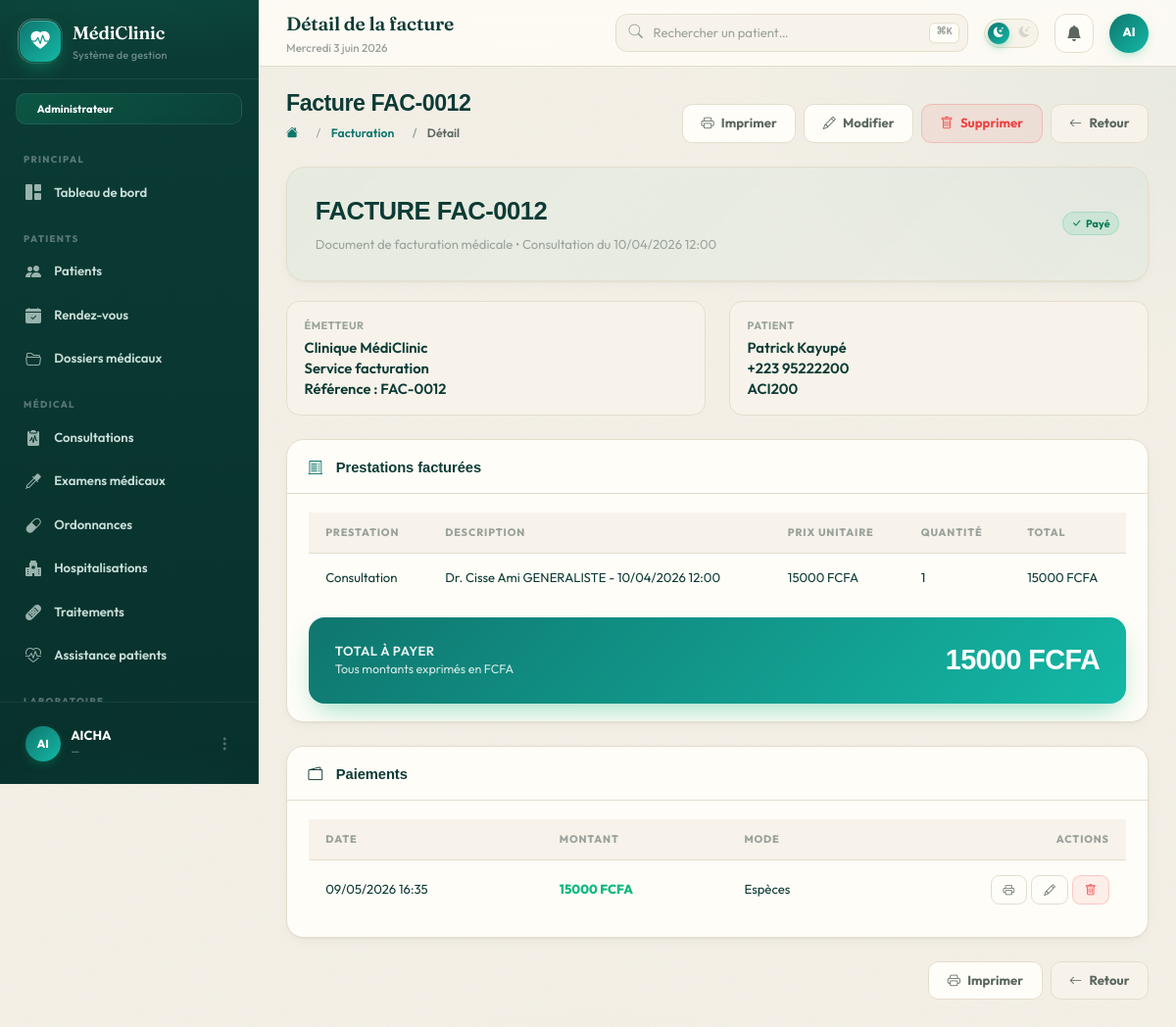
The page /facturation/12/ (signed in) on the database its author committed.
### facturation/models.py (models this page shows, shortened)
class Facture(models.Model):
    patient = models.ForeignKey(Patient, on_delete=models.CASCADE)
    consultation = models.ForeignKey("consultation.Consultation", on_delete=models.SET_NULL, null=True, blank=True)
    examen = models.ForeignKey("consultation.ExamenMedical", on_delete=models.SET_NULL, null=True, blank=True)
    hospitalisation = models.ForeignKey("consultation.Hospitalisation", on_delete=models.SET_NULL, null=True, blank=True)
    montant_total = models.DecimalField(max_digits=10, decimal_places=2, default=0)
    statut = models.CharField(max_length=20, default='non payé')

class Paiement(models.Model):
    MODE_CHOICES = [
        ('cash', 'Espèces'),
        ('orange_money', 'Orange Money'),
        ('moov_money', 'Moov Money'),
        ('carte', 'Carte bancaire'),
    ]
    facture = models.ForeignKey(Facture, related_name='paiements', on_delete=models.CASCADE)
    montant = models.DecimalField(max_digits=10, decimal_places=2)
    mode_paiement = models.CharField(max_length=20, choices=MODE_CHOICES)
    date = models.DateTimeField(auto_now_add=True)

### consultation/models.py (models this page shows, shortened)
class Consultation(models.Model):
    rendez_vous = models.OneToOneField(Rendez_vous, on_delete=models.CASCADE,
        related_name="consultation")
    dossier = models.ForeignKey(DossierMedical, on_delete=models.CASCADE,
        related_name="consultations", null=True, blank=True)
    motif = models.TextField()
    diagnostic = models.TextField()
    observation = models.TextField(blank=True, default='')
    date = models.DateTimeField(auto_now_add=True)

class Rendez_vous(models.Model):
    patient = models.ForeignKey(Patient, on_delete=models.CASCADE)
    medecin = models.ForeignKey("personnel.Medecin", on_delete=models.CASCADE)
    date = models.DateTimeField()
    STATUT_CHOICES = [
        ('programme', 'Programmé'),
        ('termine', 'Terminé'),
        ('annule', 'Annulé'),
    ]
    statut = models.CharField(
        max_length=20,
        choices=STATUT_CHOICES,
        default='programme'
    )
    class Meta:
        unique_together = ('medecin', 'date')

### patients/models.py (models this page shows)
class Patient(models.Model):
    nom = models.CharField(max_length=100)
    prenom = models.CharField(max_length=100)
    sexe = models.CharField(max_length=50)
    date_naissance = models.DateField()
    adresse = models.CharField(max_length=255)
    telephone = models.CharField(max_length=20)
    email = models.EmailField()
    numero_urgence = models.CharField(max_length=20)
    date_creation = models.DateTimeField(auto_now_add=True)
    def __str__(self):
        return f"{self.nom} {self.prenom}"

### personnel/models.py (models this page shows)
class Personnel(models.Model):
    nom = models.CharField(max_length=100)
    prenom = models.CharField(max_length=100)
    telephone = models.CharField(max_length=20)
    adresse = models.TextField()
    service = models.CharField(max_length=100)
    role = models.CharField(max_length=50)
    mot_de_passe = models.CharField(max_length=255)
    class Meta:
        abstract = True

class Medecin(Personnel):
    specialite = models.CharField(max_length=100)
    def __str__(self):
        return f"{self.nom} {self.prenom} {self.specialite}"

### facturation/views.py (the view)
# urls.py: path('<int:pk>/', views.facture_detail, name='detail'),
@role_required('admin', 'receptionniste')
def facture_detail(request, pk):
    facture = get_object_or_404(Facture, pk=pk)
    return render(request, 'facturation/detail.html', {'facture': facture})

### templates/facturation/detail.html (shortened to what this page needs)
{% extends 'base.html' %}
{% block page_title %}Détail de la facture{% endblock %}
{% block page_heading %}Facture FAC-{{ facture.pk|stringformat:"04d" }}{% endblock %}
{% block breadcrumb %}
<li class="breadcrumb-item"><a href="{% url 'facturation:liste' %}">Facturation</a></li>
<li class="breadcrumb-item active">Détail</li>
{% endblock %}
{% block page_actions %}
<button type="button" onclick="window.print()" class="btn-c btn-outline-c no-print"><i class="bi bi-printer"></i> Imprimer</button>
<a href="{% url 'facturation:modifier' facture.pk %}" class="btn-c btn-outline-c no-print"><i class="bi bi-pencil"></i> Modifier</a>
<a href="{% url 'facturation:supprimer' facture.pk %}" class="btn-c btn-danger-c no-print"><i class="bi bi-trash"></i> Supprimer</a>
<a href="{% url 'facturation:liste' %}" class="btn-c btn-secondary-c no-print"><i class="bi bi-arrow-left"></i> Retour</a>
{% endblock %}
{% block content %}
<div class="invoice-hero">
  <div>
    <div class="invoice-num">FACTURE FAC-{{ facture.pk|stringformat:"04d" }}</div>
    <div class="invoice-meta">Document de facturation médicale{% if facture.consultation %} • Consultation du {{ facture.consultation.rendez_vous.date|date:'d/m/Y H:i' }}{% endif %}</div>
  </div>
  <div class="d-flex align-items-center gap-2 flex-wrap">
    {% if facture.statut == 'payé' %}
      <span class="pill pill-success"><i class="bi bi-check-lg"></i> Payé</span>
    {% else %}
      <span class="pill pill-danger"><i class="bi bi-x-lg"></i> Non payé</span>
      <a href="{% url 'facturation:paiement_ajouter' %}?facture={{ facture.pk }}" class="btn-c btn-primary-c no-print"><i class="bi bi-cash-stack"></i> Encaisser</a>
    {% endif %}
  </div>
</div>
<div class="row g-4">
  <div class="col-12 col-lg-6">
    <div class="info-cell h-100">
      <div class="info-cell-lbl">Émetteur</div>
      <div class="info-cell-val">Clinique MédiClinic<br>Service facturation<br>Référence : FAC-{{ facture.pk|stringformat:"04d" }}</div>
    </div>
  </div>
  <div class="col-12 col-lg-6">
    <div class="info-cell h-100">
      <div class="info-cell-lbl">Patient</div>
      <div class="info-cell-val">{{ facture.patient }}<br>{{ facture.patient.telephone|default:'-' }}<br>{{ facture.patient.adresse|default:'-' }}</div>
    </div>
  </div>
</div>
<div class="panel mt-4">
  <div class="panel-hdr">
    <span class="panel-title"><i class="bi bi-receipt-cutoff me-2" style="color:var(--primary)"></i>Prestations facturées</span>
  </div>
  <div class="panel-body">
    <table class="ctable">
      <thead>
        <tr>
          <th>Prestation</th>
          <th>Description</th>
          <th>Prix unitaire</th>
          <th>Quantité</th>
          <th>Total</th>
        </tr>
      </thead>
      <tbody>
        {% if facture.lignes.exists %}
          {% for ligne in facture.lignes.all %}
          <tr>
            <td>{{ ligne.type_service }}</td>
            <td>{{ ligne.type_service }}</td>
            <td>{{ ligne.prix_unitaire|floatformat:0 }} FCFA</td>
            <td>{{ ligne.quantite }}</td>
            <td>{{ ligne.sous_total|floatformat:0 }} FCFA</td>
          </tr>
          {% endfor %}
        {% elif facture.consultation %}
        <tr>
          <td>Consultation</td>
          <td>Dr. {{ facture.consultation.rendez_vous.medecin }} - {{ facture.consultation.rendez_vous.date|date:'d/m/Y H:i' }}</td>
          <td>{{ facture.montant_total|floatformat:0 }} FCFA</td>
          <td>1</td>
          <td>{{ facture.montant_total|floatformat:0 }} FCFA</td>
        </tr>
        {% else %}
        <tr>
          <td colspan="5" class="text-center">Aucun service associé à cette facture.</td>
        </tr>
        {% endif %}
      </tbody>
    </table>
    <div class="total-box">
      <div>
        <div class="total-box-lbl">Total à payer</div>
        <div style="font-size:.78rem;opacity:.82">Tous montants exprimés en FCFA</div>
      </div>
      <div class="total-box-val">{{ facture.montant_total|floatformat:0 }} FCFA</div>
    </div>
  </div>
</div>
<div class="panel mt-4">
  <div class="panel-hdr">
    <span class="panel-title"><i class="bi bi-wallet2 me-2"></i>Paiements</span>
  </div>
  <div class="panel-body">
    {% if facture.paiements.exists %}
    <table class="ctable">
      <thead>
        <tr>
          <th>Date</th>
          <th>Montant</th>
          <th>Mode</th>
          <th class="text-end no-print">Actions</th>
        </tr>
      </thead>
      <tbody>
        {% for paiement in facture.paiements.all %}
        <tr>
          <td>{{ paiement.date|date:'d/m/Y H:i' }}</td>
          <td style="font-weight:800;color:#10b981">{{ paiement.montant|floatformat:0 }} FCFA</td>
          <td>{{ paiement.get_mode_paiement_display }}</td>
          <td class="text-end no-print">
            <div class="d-flex gap-1 justify-content-end">
              <a href="{% url 'facturation:paiement_recu' paiement.pk %}" class="btn-c btn-sm-c btn-outline-c" title="Reçu"><i class="bi bi-printer"></i></a>
              <a href="{% url 'facturation:paiement_modifier' paiement.pk %}" class="btn-c btn-sm-c btn-outline-c" title="Modifier"><i class="bi bi-pencil"></i></a>
              <a href="{% url 'facturation:paiement_supprimer' paiement.pk %}" class="btn-c btn-sm-c btn-danger-c" title="Supprimer"><i class="bi bi-trash"></i></a>
            </div>
          </td>
        </tr>
        {% endfor %}
      </tbody>
    </table>
    {% else %}
    <div class="text-center py-5" style="color:var(--text-muted)">
      <i class="bi bi-wallet2" style="font-size:2rem;display:block;margin-bottom:1rem;opacity:.45"></i>
      Aucun paiement enregistré.
    </div>
    {% endif %}
  </div>
</div>
<div class="d-flex flex-wrap gap-2 justify-content-end mt-4 no-print">
  <button type="button" onclick="window.print()" class="btn-c btn-outline-c"><i class="bi bi-printer"></i> Imprimer</button>
  <a href="{% url 'facturation:liste' %}" class="btn-c btn-secondary-c"><i class="bi bi-arrow-left"></i> Retour</a>
</div>
{% endblock %}

### templates/base.html (shortened to what this page needs)
{% load static %}
<!DOCTYPE html>
<html lang="fr" data-theme="light" data-role="{{ user_role|default:'admin' }}">
<head>
  <link href="https://cdn.jsdelivr.net/npm/bootstrap@5.3.3/dist/css/bootstrap.min.css" rel="stylesheet">
  <link href="https://cdn.jsdelivr.net/npm/bootstrap-icons@1.11.3/font/bootstrap-icons.min.css" rel="stylesheet">
  <script src="https://cdn.tailwindcss.com"></script>
</head>
<body>
<aside id="sidebar">
  <div class="sb-brand">
    <div class="sb-logo"><i class="bi bi-heart-pulse-fill"></i></div>
    <div>
      <div class="sb-name">MédiClinic</div>
      <div class="sb-sub">Système de gestion</div>
    </div>
  </div>
  {% if is_medecin %}
    <div class="sb-role-badge" style="background:linear-gradient(135deg,rgba(20,184,166,.22),rgba(20,184,166,.05))"><i class="bi bi-clipboard2-pulse-fill" style="color:#5eead4"></i> Médecin</div>
  {% elif is_laborantin %}
    <div class="sb-role-badge" style="background:linear-gradient(135deg,rgba(168,85,247,.22),rgba(168,85,247,.05))"><i class="bi bi-eyedropper-fill" style="color:#c4b5fd"></i> Laborantin</div>
  {% elif is_infirmier %}
    <div class="sb-role-badge" style="background:linear-gradient(135deg,rgba(245,158,11,.22),rgba(245,158,11,.05))"><i class="bi bi-bandaid-fill" style="color:#fbbf24"></i> Infirmier</div>
  {% elif is_receptionniste %}
    <div class="sb-role-badge" style="background:linear-gradient(135deg,rgba(239,68,68,.22),rgba(239,68,68,.05))"><i class="bi bi-telephone-fill" style="color:#fca5a5"></i> Réceptionniste</div>
  {% else %}
    <div class="sb-role-badge" style="background:linear-gradient(135deg,rgba(16,185,129,.22),rgba(16,185,129,.05))"> Administrateur</div>
  {% endif %}
  <nav class="sb-nav">
    <div class="sb-section">Principal</div>
    <a href="{% url 'dashboard' %}" class="sb-link {% block nav_dashboard %}{% endblock %}">
      <i class="bi bi-grid-1x2-fill"></i> Tableau de bord
    </a>
    {% if 'patient.view' in user_permissions or 'rdv.view' in user_permissions or 'dossier.view' in user_permissions %}
    <div class="sb-section">Patients</div>
    {% endif %}
    {% if 'patient.view' in user_permissions %}
    <a href="{% url 'patients:liste' %}" class="sb-link {% block nav_patients %}{% endblock %}">
      <i class="bi bi-people-fill"></i> Patients
    </a>
    {% endif %}
    {% if 'rdv.view' in user_permissions %}
    <a href="{% url 'consultation:rdv_liste' %}" class="sb-link {% block nav_rdv %}{% endblock %}">
      <i class="bi bi-calendar-check-fill"></i> Rendez-vous
    </a>
    {% endif %}
    {% if 'dossier.view' in user_permissions %}
    <a href="{% url 'consultation:dossiers' %}" class="sb-link {% block nav_dossiers %}{% endblock %}">
      <i class="bi bi-folder2-open"></i> Dossiers médicaux
    </a>
    {% endif %}
    {% if 'consultation.view' in user_permissions or 'examen.view' in user_permissions or 'ordonnance.view' in user_permissions or 'hospitalisation.view' in user_permissions or 'traitement.view' in user_permissions %}
    <div class="sb-section">Médical</div>
    {% endif %}
    {% if 'consultation.view' in user_permissions %}
    <a href="{% url 'consultation:liste' %}" class="sb-link {% block nav_consultations %}{% endblock %}">
      <i class="bi bi-clipboard2-pulse-fill"></i> Consultations
    </a>
    {% endif %}
    {% if 'examen.view' in user_permissions %}
    <a href="{% url 'consultation:examens' %}" class="sb-link {% block nav_examens %}{% endblock %}">
      <i class="bi bi-eyedropper"></i> Examens médicaux
    </a>
    {% endif %}
    {% if 'ordonnance.view' in user_permissions %}
    <a href="{% url 'consultation:ordonnances' %}" class="sb-link {% block nav_ordonnances %}{% endblock %}">
      <i class="bi bi-capsule"></i> Ordonnances
    </a>
    {% endif %}
    {% if 'hospitalisation.view' in user_permissions %}
    <a href="{% url 'consultation:hospitalisations' %}" class="sb-link {% block nav_hospit %}{% endblock %}">
      <i class="bi bi-hospital-fill"></i> Hospitalisations
    </a>
    {% endif %}
    {% if 'traitement.view' in user_permissions %}
    <a href="{% url 'consultation:traitements' %}" class="sb-link {% block nav_traitements %}{% endblock %}">
      <i class="bi bi-bandaid-fill"></i> Traitements
    </a>
    {% endif %}
    {% if 'traitement.administrer' in user_permissions %}
    <a href="{% url 'consultation:assistances' %}" class="sb-link">
      <i class="bi bi-heart-pulse"></i> Assistance patients
    </a>
    {% endif %}
    {% if 'resultat.view' in user_permissions %}
    <div class="sb-section">Laboratoire</div>
    {% endif %}
  </nav>
  <div class="sb-footer">
    <div class="dropdown">
      <div class="sb-user" data-bs-toggle="dropdown">
        <div class="sb-av">{{ request.user.username|slice:":2"|upper }}</div>
        <div style="min-width:0;flex:1">
          <div class="sb-uname text-truncate">{{ request.user.get_full_name|default:request.user.username }}</div>
          <div class="sb-urole text-truncate">{{ request.user.email|default:'—' }}</div>
        </div>
        <i class="bi bi-three-dots-vertical" style="color:rgba(255,255,255,.3)"></i>
      </div>
    </div>
  </div>
</aside>
<div id="main">
  <div class="topbar">
    <div class="me-auto" style="min-width:0">
      <div class="tb-title text-truncate">{% block page_title %}{% endblock %}</div>
      <div class="tb-date" id="tbDate"></div>
    </div>
    <div class="tb-search d-none d-md-block">
      <form action="{% url 'patients:liste' %}" method="get" style="margin:0">
        <input type="text" name="q" placeholder="Rechercher un patient…" value="{{ request.GET.q }}">
      </form>
      <kbd>⌘K</kbd>
    </div>
    <div class="theme-toggle" onclick="toggleTheme()" title="Mode sombre / jour">
      <i class="bi bi-sun-fill t-sun"></i>
      <i class="bi bi-moon-stars-fill t-moon"></i>
      <div class="t-knob"><i class="bi bi-moon-stars-fill"></i></div>
    </div>
    <div class="dropdown">
      <div class="tb-btn" data-bs-toggle="dropdown" role="button">
        <i class="bi bi-bell-fill"></i>
      </div>
    </div>
    <div class="dropdown">
      <div class="sb-av" style="cursor:pointer;width:40px;height:40px;font-size:.78rem" data-bs-toggle="dropdown" role="button">
        {{ request.user.username|slice:":2"|upper }}
      </div>
    </div>
  </div>
  <div class="content">
    <div class="page-hdr">
      <div>
        <div class="page-hdr-title">{% block page_heading %}{% endblock %}</div>
        <nav aria-label="breadcrumb">
          <ol class="breadcrumb mt-2">
            <li class="breadcrumb-item"><a href="{% url 'dashboard' %}"><i class="bi bi-house-fill"></i></a></li>
            {% block breadcrumb %}{% endblock %}
          </ol>
        </nav>
      </div>
      <div class="d-flex gap-2 flex-wrap">{% block page_actions %}{% endblock %}</div>
    </div>
    {% block content %}{% endblock %}
  </div>
</div>
</body>
</html>

### rows shown on the page
Facture: pk "0012", consultation.rendez_vous "10/04/2026 12:00", patient "Patrick Kayupé", patient.telephone "+223 95222200", patient.adresse "ACI200", consultation.rendez_vous.medecin "Cisse Ami GENERALISTE", montant_total "15000"
Paiement: date "09/05/2026 16:35", montant "15000", mode_paiement "Espèces"

### other values the page prints
{{ request.user.username|slice:":2"|upper }} "AI"
{{ request.user.get_full_name|default:request.user.username }} "AICHA"
{{ request.user.email|default:'—' }} "—"
